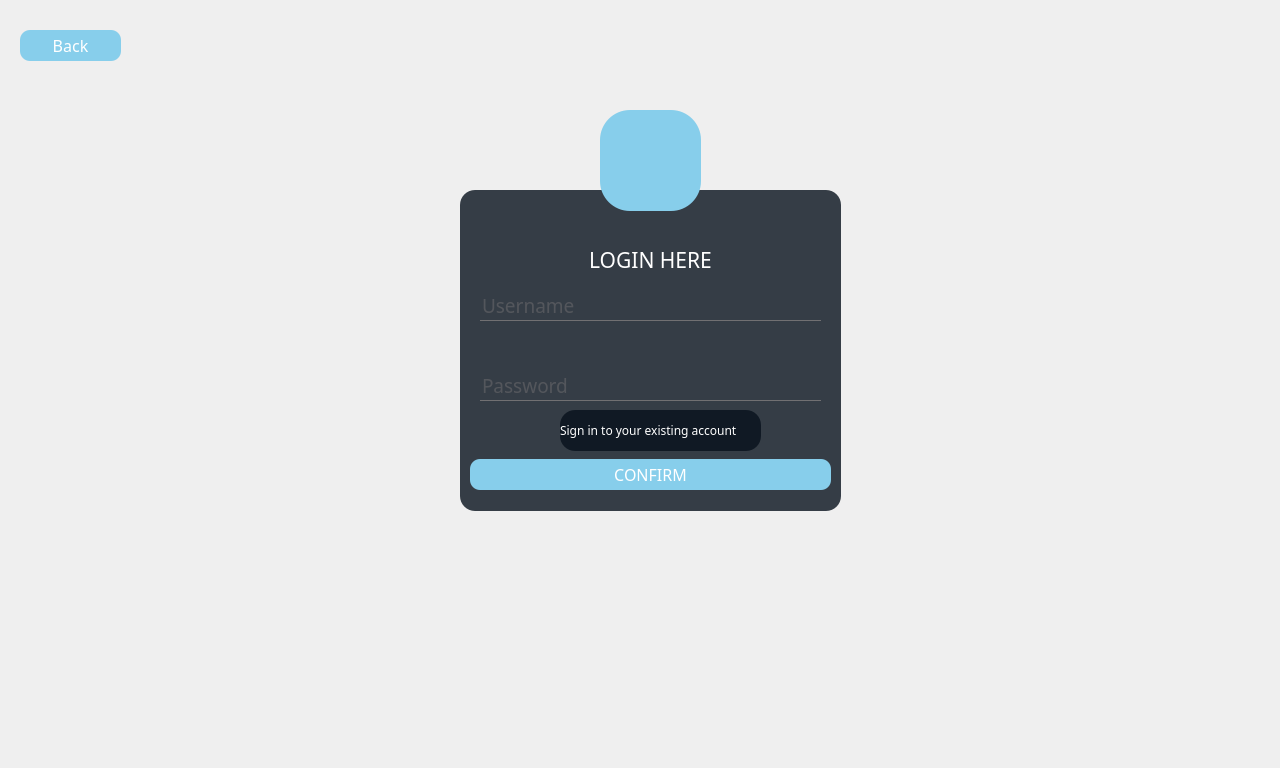
<?xml version="1.0" encoding="UTF-8"?>
<ui version="4.0">
 <class>login</class>
 <widget class="QWidget" name="login">
  <property name="geometry">
   <rect>
    <x>0</x>
    <y>0</y>
    <width>1280</width>
    <height>768</height>
   </rect>
  </property>
  <property name="windowTitle">
   <string>Form</string>
  </property>
  <property name="windowOpacity">
   <double>1.000000000000000</double>
  </property>
  <property name="styleSheet">
   <string notr="true">*{
font-family:century gothic;
fomt-size:24px;
background:url(:/loginimgs/loginBG.jpg) 
}
QFrame
{
background:rgba(6, 16, 28, 0.8);
border-radius:15px;
}

QPushButton
{

background:red;
border-radius:30px;
}


QToolButton
{

background:white;
border-radius:30px;
}
QLable
{
background:rgba(0,0,0,0.8);	
color:white;
border-radius:15px;
}
QLineEdit
{

background:transparent;
border:none;
color:#717072;
border_bottom:1px solid #717072;


}
</string>
  </property>
  <widget class="QFrame" name="frame">
   <property name="geometry">
    <rect>
     <x>460</x>
     <y>190</y>
     <width>381</width>
     <height>321</height>
    </rect>
   </property>
   <property name="frameShape">
    <enum>QFrame::StyledPanel</enum>
   </property>
   <property name="frameShadow">
    <enum>QFrame::Raised</enum>
   </property>
   <widget class="QLabel" name="label">
    <property name="geometry">
     <rect>
      <x>110</x>
      <y>40</y>
      <width>161</width>
      <height>61</height>
     </rect>
    </property>
    <property name="font">
     <font>
      <family>century gothic</family>
     </font>
    </property>
    <property name="toolTip">
     <string>&lt;html&gt;&lt;head/&gt;&lt;body&gt;&lt;p align=&quot;center&quot;&gt;LOGIN HERE&lt;/p&gt;&lt;/body&gt;&lt;/html&gt;</string>
    </property>
    <property name="styleSheet">
     <string notr="true">QLabel
{

background:transparent;

}</string>
    </property>
    <property name="text">
     <string>&lt;html&gt;&lt;head/&gt;&lt;body&gt;&lt;p align=&quot;center&quot;&gt;&lt;span style=&quot; font-size:16pt; color:#ffffff;&quot;&gt;LOGIN HERE&lt;/span&gt;&lt;/p&gt;&lt;/body&gt;&lt;/html&gt;</string>
    </property>
   </widget>
   <widget class="QPushButton" name="loginL">
    <property name="geometry">
     <rect>
      <x>10</x>
      <y>269</y>
      <width>361</width>
      <height>31</height>
     </rect>
    </property>
    <property name="font">
     <font>
      <family>century gothic</family>
      <pointsize>12</pointsize>
     </font>
    </property>
    <property name="styleSheet">
     <string notr="true">QPushButton
{
color:white;
border-radius:10px;
}
QPushButton:hover
{
color:#333;
border-radius:10px;
background:#49ebff;
}
QPushButton

{
background:skyblue;
}</string>
    </property>
    <property name="text">
     <string>CONFIRM</string>
    </property>
   </widget>
   <widget class="QLineEdit" name="usernameLF">
    <property name="geometry">
     <rect>
      <x>20</x>
      <y>100</y>
      <width>341</width>
      <height>31</height>
     </rect>
    </property>
    <property name="font">
     <font>
      <family>century gothic</family>
      <pointsize>14</pointsize>
     </font>
    </property>
    <property name="toolTip">
     <string>&lt;html&gt;&lt;head/&gt;&lt;body&gt;&lt;p&gt;&lt;span style=&quot; color:#ffffff;&quot;&gt;ySERNAME&lt;/span&gt;&lt;/p&gt;&lt;/body&gt;&lt;/html&gt;</string>
    </property>
    <property name="styleSheet">
     <string notr="true">QLineEdit
{

bachground:transparent;
border-bottom:1px solid #717072;
color:#717072;

}

</string>
    </property>
    <property name="text">
     <string/>
    </property>
    <property name="placeholderText">
     <string>Username</string>
    </property>
   </widget>
   <widget class="QLineEdit" name="passwordLF">
    <property name="geometry">
     <rect>
      <x>20</x>
      <y>180</y>
      <width>341</width>
      <height>31</height>
     </rect>
    </property>
    <property name="font">
     <font>
      <family>century gothic</family>
      <pointsize>14</pointsize>
     </font>
    </property>
    <property name="acceptDrops">
     <bool>true</bool>
    </property>
    <property name="whatsThis">
     <string/>
    </property>
    <property name="styleSheet">
     <string notr="true">QLineEdit
{

bachground:transparent;
border-bottom:1px solid #717072;
color:#717072;

}</string>
    </property>
    <property name="text">
     <string/>
    </property>
    <property name="echoMode">
     <enum>QLineEdit::Password</enum>
    </property>
    <property name="placeholderText">
     <string>Password</string>
    </property>
   </widget>
   <widget class="QLabel" name="label_2">
    <property name="geometry">
     <rect>
      <x>100</x>
      <y>220</y>
      <width>201</width>
      <height>41</height>
     </rect>
    </property>
    <property name="styleSheet">
     <string notr="true">background:setAttribute(Qt::WA_TranslucentBackground)</string>
    </property>
    <property name="text">
     <string>&lt;html&gt;&lt;head/&gt;&lt;body&gt;&lt;p&gt;&lt;span style=&quot; color:#ffffff;&quot;&gt;Sign in to your existing account&lt;/span&gt;&lt;/p&gt;&lt;/body&gt;&lt;/html&gt;</string>
    </property>
   </widget>
  </widget>
  <widget class="QPushButton" name="loginIcon">
   <property name="geometry">
    <rect>
     <x>600</x>
     <y>110</y>
     <width>101</width>
     <height>101</height>
    </rect>
   </property>
   <property name="styleSheet">
    <string notr="true">QPushButton


{
background:skyblue;
}</string>
   </property>
   <property name="text">
    <string/>
   </property>
   <property name="icon">
    <iconset resource="loginqrc.qrc">
     <normaloff>:/loginimgs/usericon.png</normaloff>:/loginimgs/usericon.png</iconset>
   </property>
   <property name="iconSize">
    <size>
     <width>42</width>
     <height>79</height>
    </size>
   </property>
  </widget>
  <widget class="QPushButton" name="back">
   <property name="geometry">
    <rect>
     <x>20</x>
     <y>30</y>
     <width>101</width>
     <height>31</height>
    </rect>
   </property>
   <property name="font">
    <font>
     <family>century gothic</family>
     <pointsize>12</pointsize>
    </font>
   </property>
   <property name="styleSheet">
    <string notr="true">QPushButton
{
color:white;
border-radius:10px;
}
QPushButton:hover
{
color:#333;
border-radius:10px;
background:#49ebff;
}
QPushButton

{
background:skyblue;
}</string>
   </property>
   <property name="text">
    <string>Back</string>
   </property>
  </widget>
 </widget>
 <resources>
  <include location="loginqrc.qrc"/>
 </resources>
 <connections/>
</ui>
